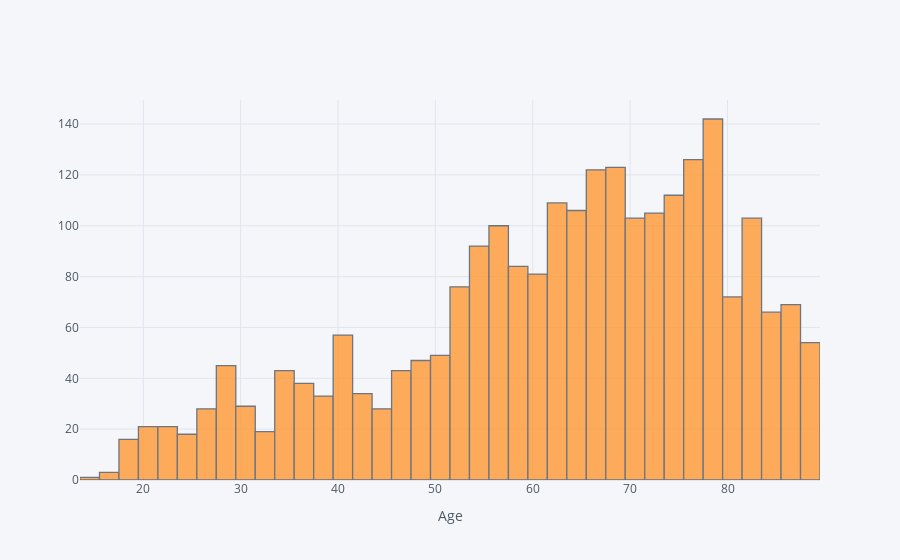

This figure's notebook cell:
### Markdown cell above
<div class="alert-warning">

- The data is VERY imbalanced so f1 score and results for the 0 class will be much more useful than accuracy alone to evaluate our model performance.
- We should also expect that our model performs with at LEAST 90% accuracy as a result of this skew.

### Code cell
df["age"].iplot(kind="hist",xTitle="Age")
#apart from 4 people aged under 18, all other patients are adults, mostly aged above 50

### Figure 1 — Plotly figure (JSON) as saved in the notebook; plotly's stock layout.template omitted (floating-point values rounded to 4 significant figures; data arrays with more than 128 entries replaced by an {"elided": "..."} marker saying what was removed)
{"data": [{"histfunc": "count", "histnorm": "", "marker": {"color": "rgba(255, 153, 51, 1.0)", "line": {"color": "#4D5663", "width": 1.3}}, "name": "age", "opacity": 0.8, "orientation": "v", "type": "histogram", "x": {"elided": "2520 str values"}}], "layout": {"barmode": "overlay", "legend": {"bgcolor": "#F5F6F9", "font": {"color": "#4D5663"}}, "paper_bgcolor": "#F5F6F9", "plot_bgcolor": "#F5F6F9", "title": {"font": {"color": "#4D5663"}}, "xaxis": {"gridcolor": "#E1E5ED", "showgrid": true, "tickfont": {"color": "#4D5663"}, "title": {"font": {"color": "#4D5663"}, "text": "Age"}, "zerolinecolor": "#E1E5ED"}, "yaxis": {"gridcolor": "#E1E5ED", "showgrid": true, "tickfont": {"color": "#4D5663"}, "title": {"font": {"color": "#4D5663"}, "text": ""}, "zerolinecolor": "#E1E5ED"}}}
